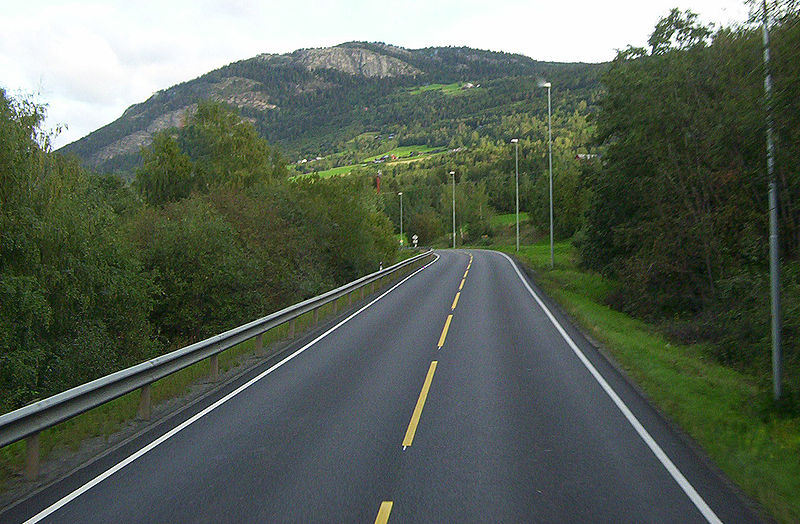
#> input picture Image/road.jpg, 800 x 524 px, found by its file name
$ python ROI.py
#> lines starting #> are read from the running program, lines starting #| are printed output that depends on the picture; after the words box and inside, x2 and y2 are one past the last pixel; in counts of white or black regions, pixels touching at a corner belong together
import cv2
import os
import numpy as np
import matplotlib.pyplot as plt

cur_dir = os.getcwd()
img_path = os.path.join(cur_dir, 'Self-Driving Car Deep Course', 'Image', 'road.jpg')
img = cv2.imread(img_path)
#> img is the input picture: shape (524, 800, 3); mean B, G, R 87, 99.4, 89.2
lane_image = np.copy(img)

def Canny(img):
    gray = cv2.cvtColor(lane_image, cv2.COLOR_BGR2GRAY)
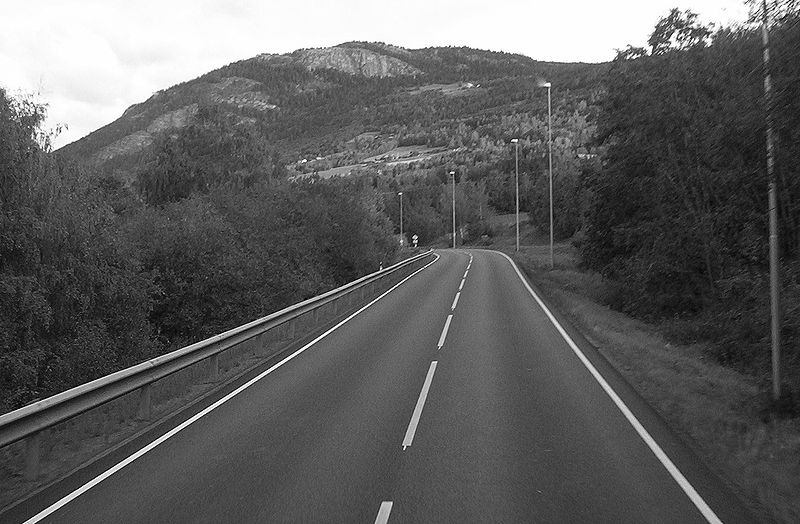
#> gray: shape (524, 800); min 0, max 255, mean 95
    blur = cv2.GaussianBlur(gray, (5, 5), 0)
    canny = cv2.Canny(blur, 50, 150)
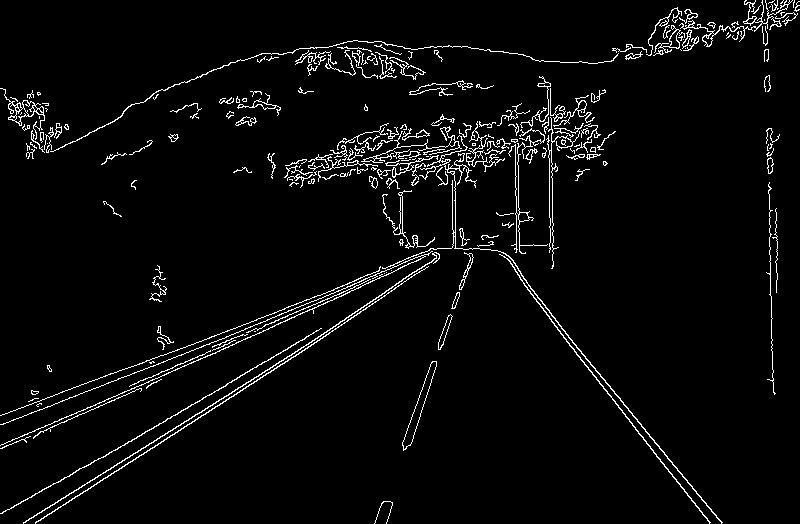
#> canny: shape (524, 800); 3.8% white in thin lines or dots
    return canny


def region_of_interest(img):
    height, width = img.shape[:2]
#> height = 524; width = 800
    polygons = np.array([
    [(200, height), (1000, height), (550, 250)]
    ], dtype = np.int32)
#> polygons = [[200, 524], [1000, 524], [550, 250]]
    mask = np.zeros_like(img)
    cv2.fillPoly(mask, polygons, 255)
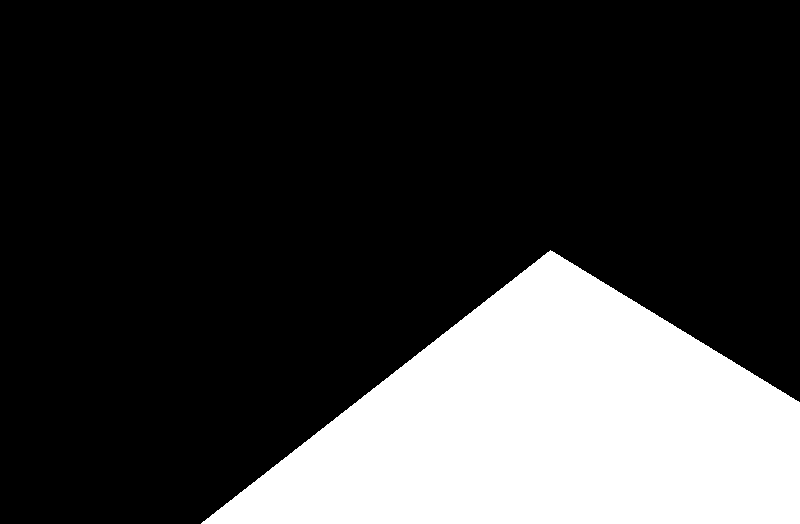
#> mask: shape (524, 800); 23.2% white; 1 white region, box (x1, y1, x2, y2) and area: (201, 250, 800, 524) 97351
    return mask


canny = Canny(lane_image)
cv2.imshow("result", region_of_interest(canny))
cv2.waitKey(0)
cv2.destroyAllWindows()

# plt.imshow(canny)
# plt.show()

$ run again, with Image/test_image.jpg copied over Image/road.jpg
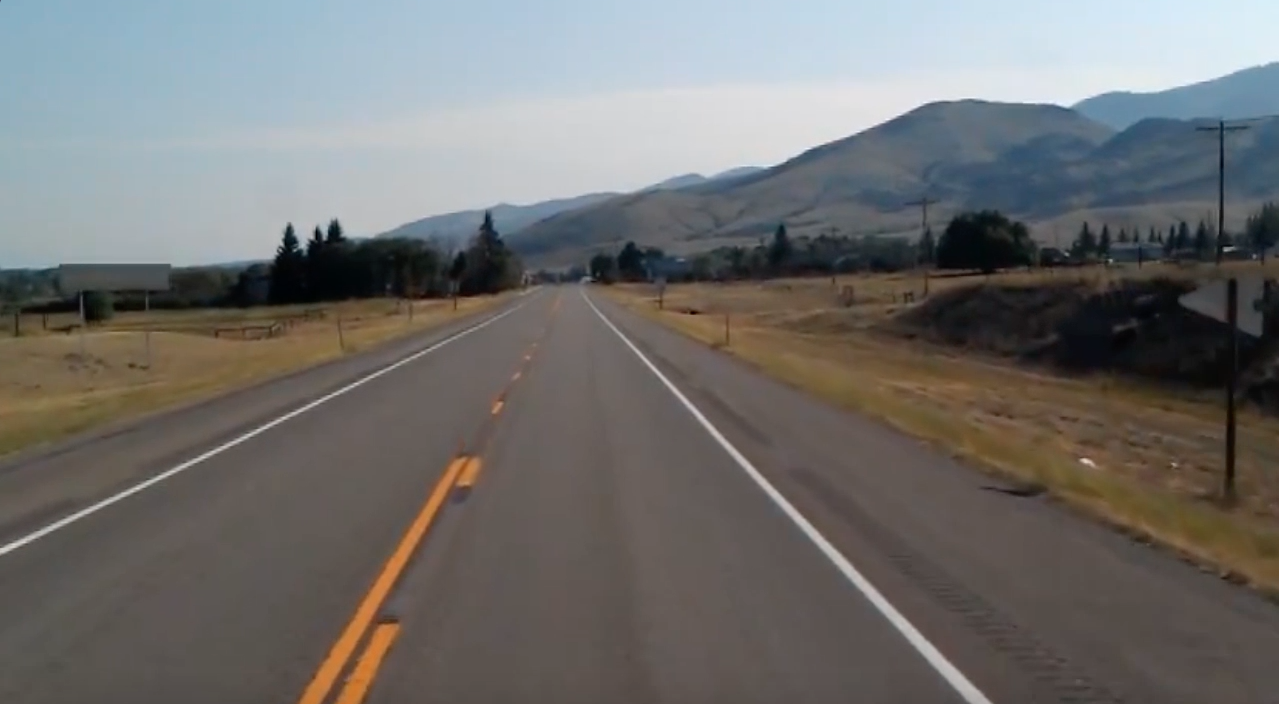
#> input picture Image/test_image.jpg, 1279 x 704 px, found by its file name
#> img is the input picture: shape (704, 1279, 3); mean B, G, R 109.7, 111.3, 112.3
#> in Canny, `canny = cv2.Canny(blur, 50, 150)`:
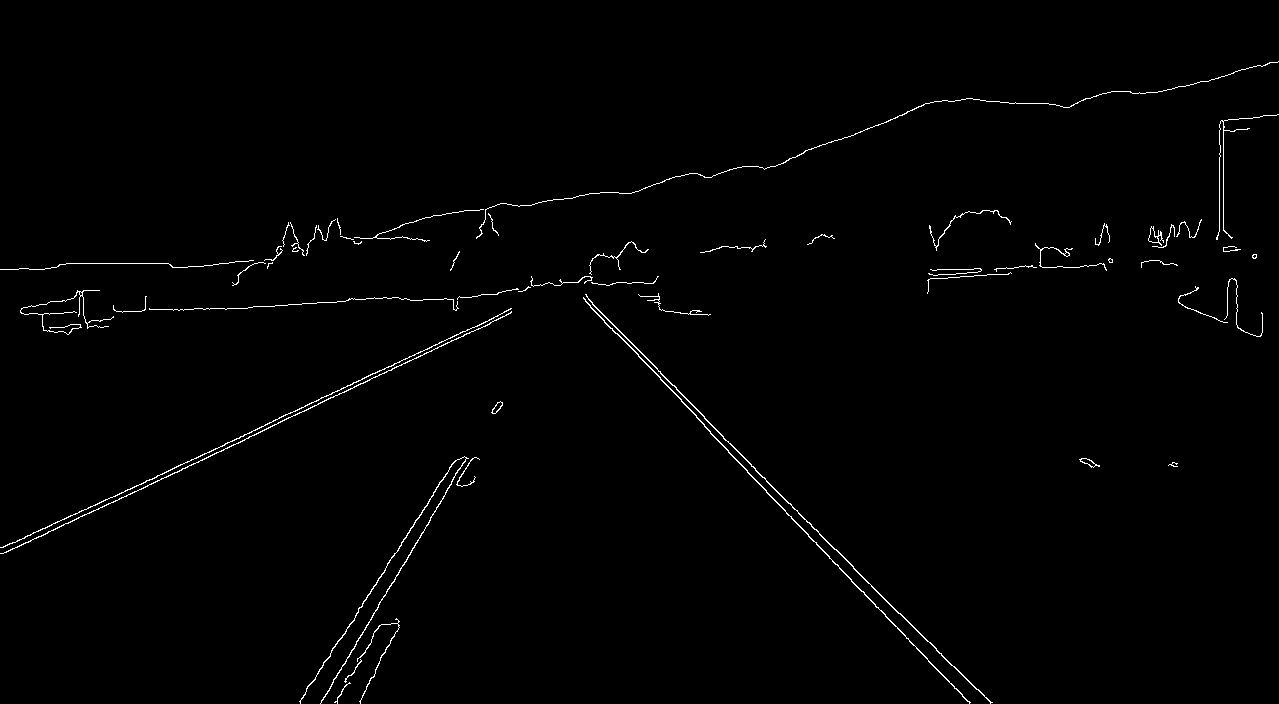
#> canny: shape (704, 1279); 0.98% white in thin lines or dots
#> in region_of_interest, `cv2.fillPoly(mask, polygons, 255)`:
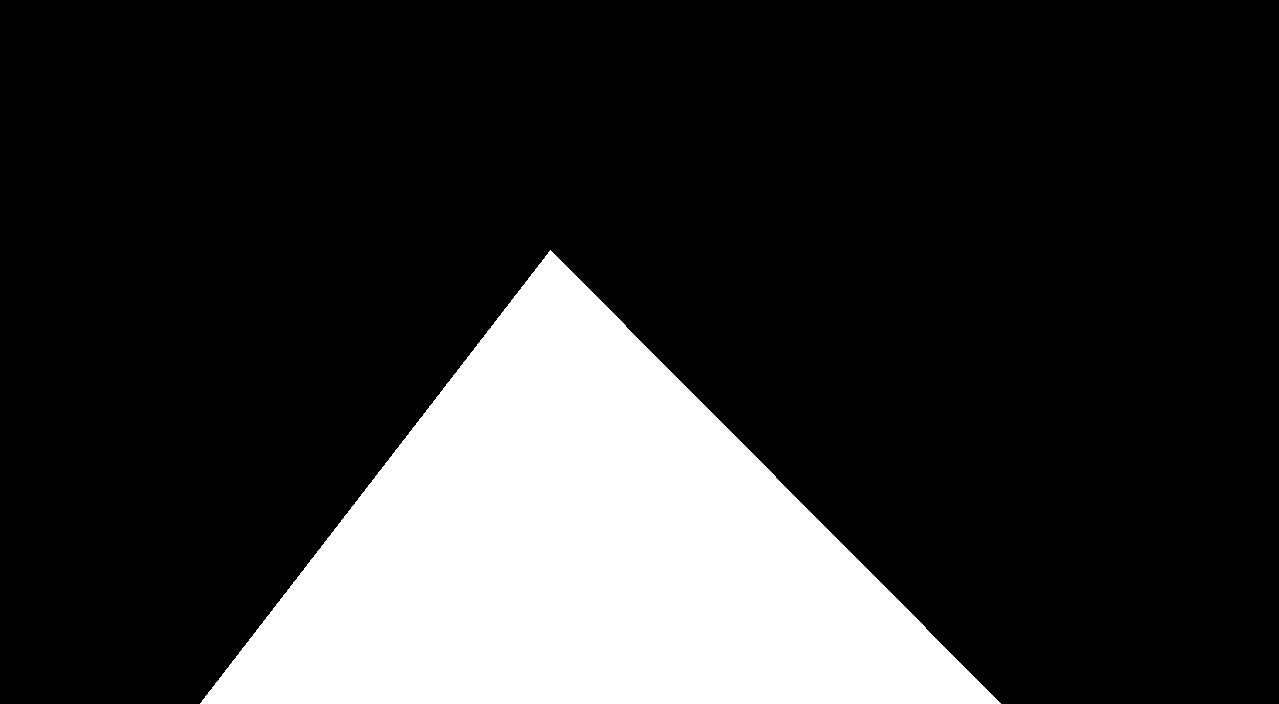
#> mask: shape (704, 1279); 20.2% white; 1 white region, box (x1, y1, x2, y2) and area: (200, 250, 1001, 704) 182054
